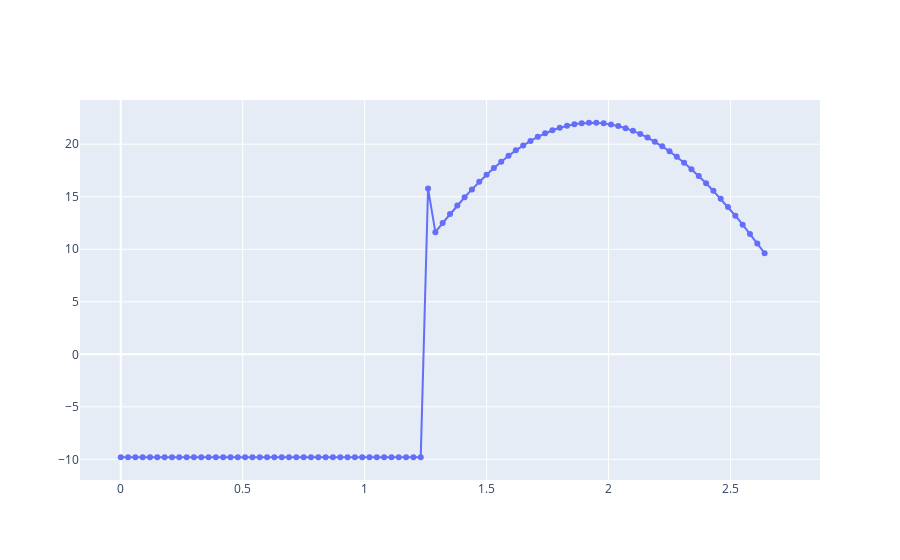

The notebook cell this image was saved under:
### Code cell
fig = go.Figure()
fig.add_traces(go.Scatter(x = caida_df.t,y = caida_df.v.diff(-1)/caida_df.t.diff(-1),mode = 'markers+lines'))
fig.show()
